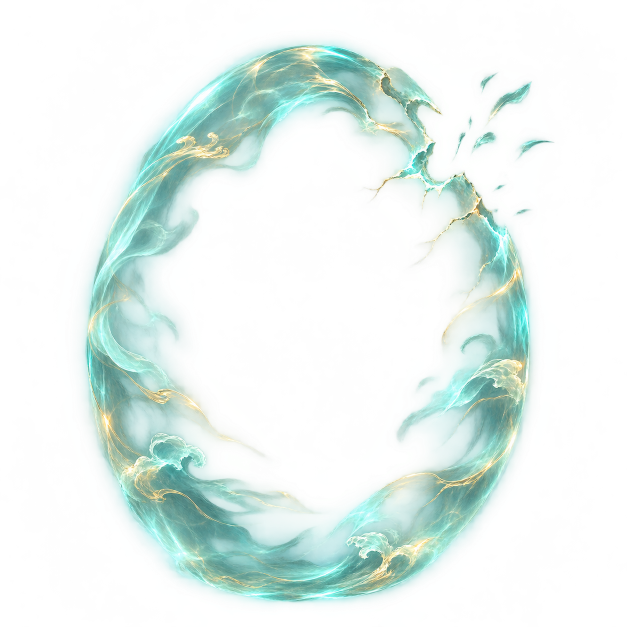
#> input picture docs/art-candidates/nascent-tribulation-20261104/originals/tribulation-ward-rejected-edge.png, 1254 x 1254 px, given in place of exec-da76aaca-35dd-4951-99fe-28be227be794.png, which was not available (shown at 1/2 size)
$ python export_qa.py
#> lines starting #> are read from the running program, lines starting #| are printed output that depends on the picture
from PIL import Image,ImageOps,ImageDraw
from pathlib import Path
import shutil,json,hashlib
root=Path('/Users/admin/Documents/ChatGPT/xxrs')
d=root/'docs/art-candidates/nascent-tribulation-20261104'
out=root/'public/art/nascent-tribulation'
src=Path('/Users/admin/.codex/generated_images/01a1a5b5-69a0-70c3-9434-d691cd24a015')
items=[('tribulation-platform-v1','exec-da76aaca-35dd-4951-99fe-28be227be794.png',(1920,1080)),('tribulation-cleared-v1','exec-3a799269-53d8-4a46-a92a-3406a7829f6f.png',(1920,1080)),('lightning-strike-v1','exec-1b1b01f0-124e-4e0a-863e-44898c6b52e4.png',(768,1536)),('lightning-impact-v1','exec-9395c841-6341-4dae-91cd-9efd7e12dabe.png',(1536,768)),('tribulation-ward-v1','exec-5c918183-9b52-4202-9f5a-b93b1f7a06fc.png',(1024,1024))]
shutil.copy2(src/'exec-2eec14ce-b381-446e-acee-692188af33f5.png',d/'originals/tribulation-ward-rejected-edge.png')
meta=[]
for name,file,size in items:
 im=Image.open(src/file); shutil.copy2(src/file,d/'originals'/f'{name}.png'); original_size=im.size
#> further down, im is the input picture: PIL image 1254x1254 RGBA; mean R, G, B, A 68.6, 100.9, 93.9, 58.8
#> after `original_size = im.size`: original_size = (1254, 1254)
 if im.mode=='RGBA':
  fitted=ImageOps.contain(im,(size[0]-32,size[1]-32),Image.Resampling.LANCZOS); exp=Image.new('RGBA',size); exp.alpha_composite(fitted,((size[0]-fitted.width)//2,(size[1]-fitted.height)//2))
#> after `exp = Image.new('RGBA', size)`: exp: PIL image 1920x1080 RGBA; every value is 0
#> after `exp.alpha_composite(fitted, ((size[0] - fitted.width) // 2, (size[1] -`:
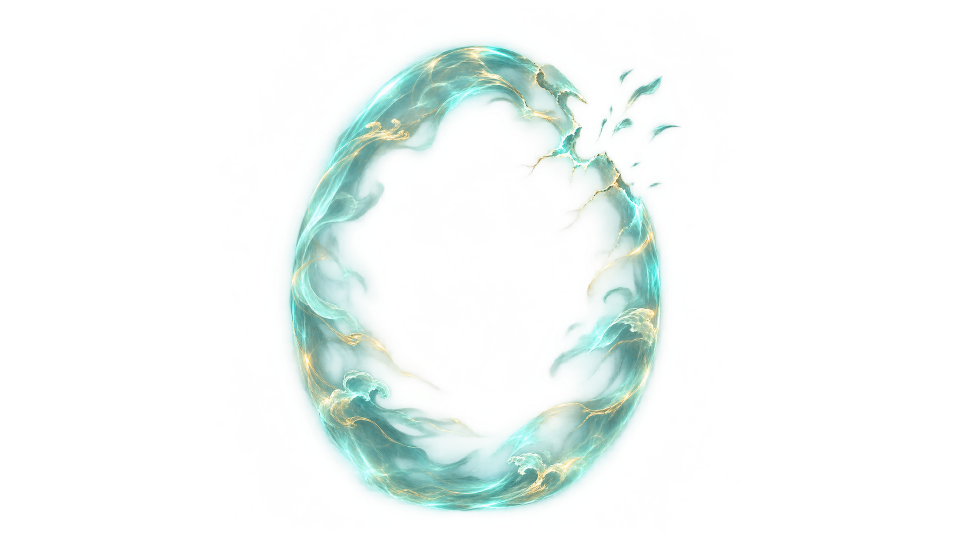
#> exp: PIL image 1920x1080 RGBA (shown at 1/2 size); mean R, G, B, A 36.3, 53.3, 49.6, 31.1; transparent parts drawn white
  exp.save(out/f'{name}.webp',lossless=True,method=6)
 else:
  exp=ImageOps.fit(im,size,Image.Resampling.LANCZOS);exp.save(out/f'{name}.webp',quality=94,method=6)
 check=Image.open(out/f'{name}.webp').convert('RGBA');a=check.getchannel('A');hist=a.histogram(); edges=[a.crop((0,0,size[0],1)),a.crop((0,size[1]-1,size[0],size[1])),a.crop((0,0,1,size[1])),a.crop((size[0]-1,0,size[0],size[1]))]
#> after `a = check.getchannel('A')`:
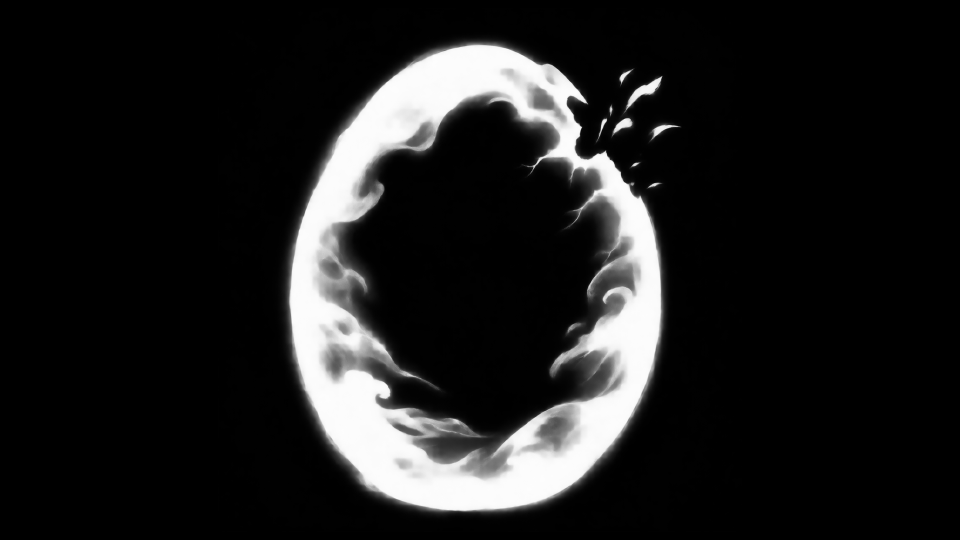
#> a: PIL image 1920x1080 L (shown at 1/2 size); min 0, max 255, mean 31.1
#> after `hist = a.histogram()`: hist = 256 values, max 1327322 at index 0, min 1 at index 254, mean 8100
 meta.append(dict(file=str(out/f'{name}.webp'),original=str(d/'originals'/f'{name}.png'),originalSize=original_size,exportSize=size,alphaExtrema=a.getextrema(),transparentPixels=hist[0],partialAlphaPixels=sum(hist[1:255]),outerEdgeMaxAlpha=max(x.getextrema()[1] for x in edges),alphaBounds=a.getbbox(),sha256=hashlib.sha256((out/f'{name}.webp').read_bytes()).hexdigest()))
 if im.mode=='RGB':
  for w in [480,1280]: check.convert('RGB').resize((w,round(w*9/16)),Image.Resampling.LANCZOS).save(d/'QA'/f'{name}-{w}.png')
 else:
  for w in [96,384]:
   thumb=check.resize((w,round(w*size[1]/size[0])),Image.Resampling.LANCZOS)
   sheet=Image.new('RGB',(w*2,thumb.height),(23,30,40));sheet.paste((224,222,213),(w,0,w*2,thumb.height));sheet.paste(thumb,(0,0),thumb);sheet.paste(thumb,(w,0),thumb);sheet.save(d/'QA'/f'{name}-{w}-dark-light.png')
#> this loop made 2 passes
#> pass 1, `thumb=check.resize((w,round(w*size[1]/size[0])),Image.Resampling.LANCZ..`:
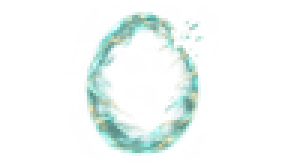
#> thumb: PIL image 96x54 RGBA (shown 3 times larger); mean R, G, B, A 35.7, 50.8, 46.9, 31.2; transparent parts drawn white
#> pass 1, `sheet = Image.new('RGB', (w * 2, thumb.height), (23, 30, 40))`:
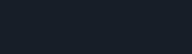
#> sheet: PIL image 192x54 RGB; mean R, G, B 23, 30, 40
#> pass 1, `sheet = Image.new('RGB', (w * 2, thumb.height), (23, 30, 40))`:
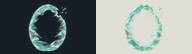
#> saved as tribulation-platform-v1-96-dark-light.png: PIL image 192x54 RGB; mean R, G, B 126.6, 135, 133.7
#> pass 2, `thumb=check.resize((w,round(w*size[1]/size[0])),Image.Resampling.LANCZ..`:
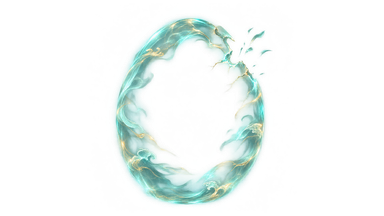
#> thumb: PIL image 384x216 RGBA; mean R, G, B, A 36.2, 53.4, 49.6, 31.1; transparent parts drawn white
#> after the loop:
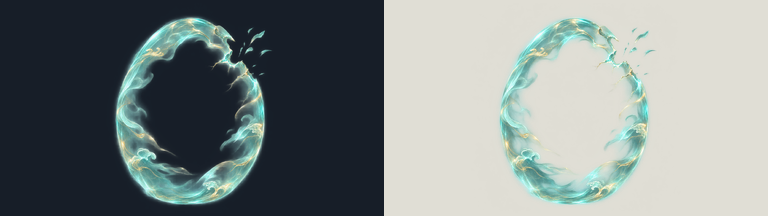
#> sheet: PIL image 768x216 RGB; mean R, G, B 126.4, 134.9, 133.6
#> (the run stopped early here; a loop or call above may not have finished)
